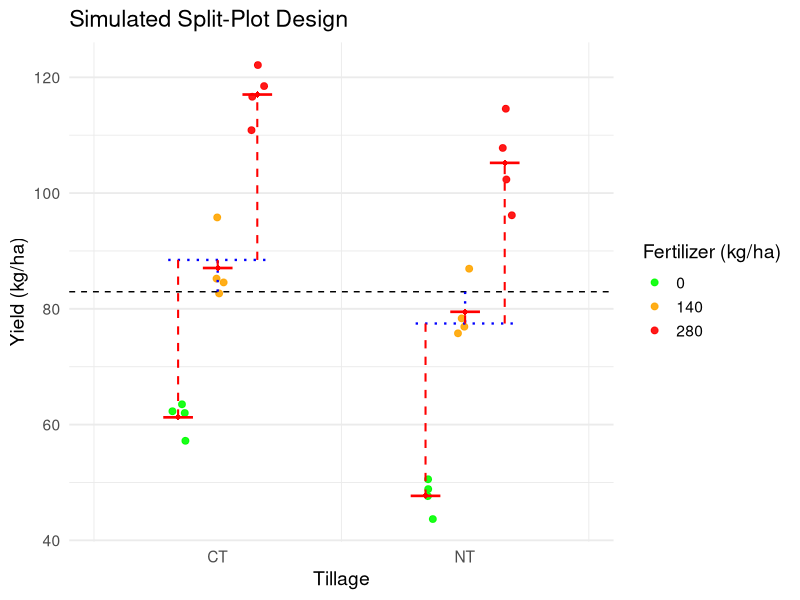

The R source for this figure:
# Simulate a split plot design, with two factors: A (whole plot factor) and B (subplot factor)
# Four replicates of each
# Factor A (tillage): has two levels: CT and NT
# Factor B (fertilizer): has three levels: 0, 140, and 280 kg/ha of N

# Set seed for reproducibility
set.seed(123)
# Define factors and levels
tillage <- factor(c("CT", "NT"))
fertilizer <- factor(c("0", "140", "280"))
# Number of replicates
replicates <- 4
# Create a data frame to hold the simulated data
data <- expand.grid(
  Tillage = tillage,
  Fertilizer = fertilizer,
  Replicate = 1:replicates
)
# Simulate response variable (e.g., crop yield) with some random noise. Assume some effects of tillage and fertilizer.
data$Yield <- with(
  data,
  50 +
    ifelse(Tillage == "CT", 10, 0) + # CT has a positive effect on yield
    as.numeric(as.character(Fertilizer)) * 0.2 + # Fertilizer increases yield
    rnorm(nrow(data), mean = 0, sd = 5) # Random noise
)

# View the first few rows of the simulated data
head(data)
# plot the data to visualize the effects of tillage and fertilizer on yield
# Add a line showing mu (main mean)
# x axis should be main plot
# Within each group (main plot) colors represent different subplots (fertilizer levels)
# Add horizontal lines representing the group means at both levels. And lines from the global mean to the group means. and fro mthe group means to the subgroup means:

# Packages
library(ggplot2)
library(dplyr)

# prepare positions
tillage_centers <- tibble::tibble(
  Tillage = factor(c("CT", "NT"), levels = levels(tillage)),
  center = c(1, 3)
)

fert_offsets <- tibble::tibble(
  Fertilizer = factor(c("0", "140", "280"), levels = levels(fertilizer)),
  offset = c(-0.32, 0, 0.32) # adjust spacing here
)

plot_data <- data %>%
  left_join(tillage_centers, by = "Tillage") %>%
  left_join(fert_offsets, by = "Fertilizer") %>%
  mutate(x = center + offset)

# means
global_mean <- mean(plot_data$Yield)
group_means <- plot_data %>%
  group_by(Tillage, center) %>%
  summarize(
    till_mean = mean(Yield),
    xmin = min(x) - 0.08,
    xmax = max(x) + 0.08,
    .groups = "drop"
  )

subplot_means <- plot_data %>%
  group_by(Tillage, Fertilizer, x) %>%
  summarize(sub_mean = mean(Yield), .groups = "drop") %>%
  left_join(group_means %>% select(Tillage, till_mean), by = "Tillage")


# half-width for subgroup horizontal ticks
tick_half_width <- 0.12

p <- ggplot(plot_data, aes(x = x, y = Yield, color = Fertilizer)) +
  geom_jitter(
    aes(group = Fertilizer),
    width = 0.06,
    height = 0,
    size = 2,
    alpha = 0.9
  ) +
  geom_hline(yintercept = global_mean, linetype = "dashed", color = "black") +
  # tillage mean segments (span only subgroup region)
  geom_segment(
    data = group_means,
    aes(x = xmin, xend = xmax, y = till_mean, yend = till_mean),
    color = "blue",
    linetype = "dotted",
    linewidth = 0.8
  ) +
  # global -> tillage mean
  geom_segment(
    data = group_means,
    aes(x = center, xend = center, y = global_mean, yend = till_mean),
    color = "blue",
    linetype = "dotted",
    linewidth = 0.8
  ) +
  # tillage mean -> subgroup mean (vertical)
  geom_segment(
    data = subplot_means,
    aes(x = x, xend = x, y = till_mean, yend = sub_mean),
    color = "red",
    linetype = "dashed",
    linewidth = 0.7
  ) +
  # subgroup horizontal ticks (centered at x, length = 2 * tick_half_width)
  geom_segment(
    data = subplot_means,
    aes(
      x = x - tick_half_width,
      xend = x + tick_half_width,
      y = sub_mean,
      yend = sub_mean
    ),
    color = "red",
    linewidth = 0.9
  ) +
  # optional point marker at subgroup mean
  geom_point(
    data = subplot_means,
    aes(x = x, y = sub_mean),
    color = "red",
    size = 2,
    shape = 18
  ) +
  scale_x_continuous(
    breaks = tillage_centers$center,
    labels = tillage_centers$Tillage,
    limits = c(0, 4)
  ) +
  scale_color_manual(
    values = c("0" = "green", "140" = "orange", "280" = "red"),
    name = "Fertilizer (kg/ha)"
  ) +
  labs(
    title = "Simulated Split-Plot Design",
    x = "Tillage",
    y = "Yield (kg/ha)"
  ) +
  theme_minimal(base_size = 14) +
  theme(panel.grid.major.x = element_blank())

p


# run anova using the following:
# fit.lm <- fxn(y ~ Tillage * Fertilizer + (1|Block/WUerror))
# Need to add WUerror and Block to the data frame first

data$WU <- interaction(data$Tillage, data$Replicate) # whole plot error term
data$Block <- data$Replicate # block is the same as replicate in this case

# Fit the mixed model using lme4
library(lme4)
model <- lmer(Yield ~ Tillage * Fertilizer + (1 | Block / WU), data = data)
# Get ANOVA table
library(car)
anova(model)
